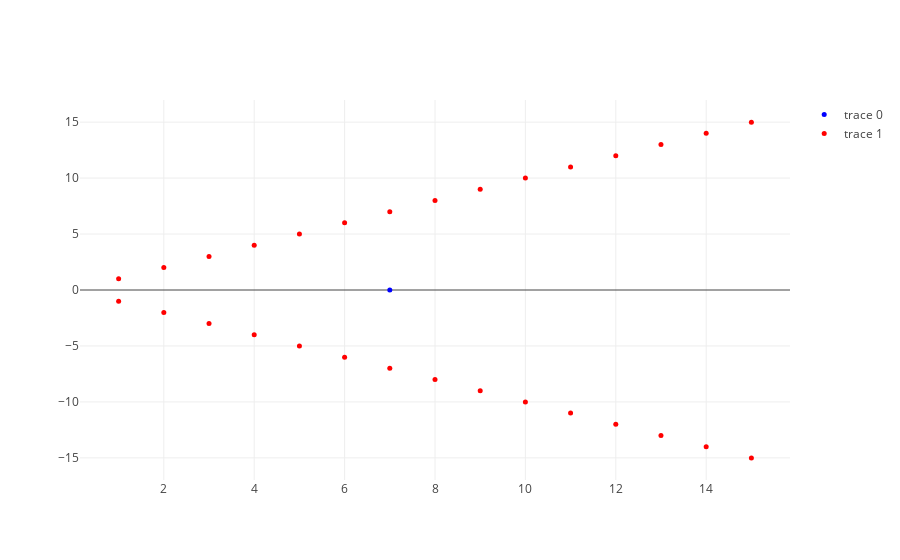

The cell this chart's notebook holds for it:
### Code cell
# Below we provide you scatter plot of all the 31 points along with color coding the two clusters
# This visualization helps you form better intuition
# If you have gotten it right, only one (or maybe a couple is fine) of points 
# must be of one color and the rest should be of the other color.


Z = linkage(X, 'single')
from scipy.cluster.hierarchy import fcluster
max_d = 2
clusters = fcluster(Z, max_d,criterion='maxclust')


A = np.where(clusters==2)
B = np.where(clusters==1)



scatter = go.Scatter(
    x = X[A[0],0],
    y = X[A[0],1],
    mode='markers',
    marker=dict(
        size=5,
        symbol='circle',
        color='blue',
        opacity=1
    )
)

scatter1 = go.Scatter(
    x = X[B[0],0],
    y = X[B[0],1],
    mode='markers',
    marker=dict(
        size=5,
        symbol='circle',
        color='red',
        opacity=1
    )
)




data = [scatter,scatter1]
iplot(data, filename='fig0')

### Figure 1 — Plotly figure (JSON) as saved in the notebook; plotly's stock layout.template omitted (floating-point values rounded to 4 significant figures)
{"data": [{"marker": {"color": "blue", "opacity": 1, "size": 5, "symbol": "circle"}, "mode": "markers", "type": "scatter", "x": [7], "y": [0]}, {"marker": {"color": "red", "opacity": 1, "size": 5, "symbol": "circle"}, "mode": "markers", "type": "scatter", "x": [1, 2, 3, 4, 5, 6, 7, 8, 9, 10, 11, 12, 13, 14, 15, 1, 2, 3, 4, 5, 6, 7, 8, 9, 10, 11, 12, 13, 14, 15], "y": [1, 2, 3, 4, 5, 6, 7, 8, 9, 10, 11, 12, 13, 14, 15, -1, -2, -3, -4, -5, -6, -7, -8, -9, -10, -11, -12, -13, -14, -15]}], "layout": {}}
